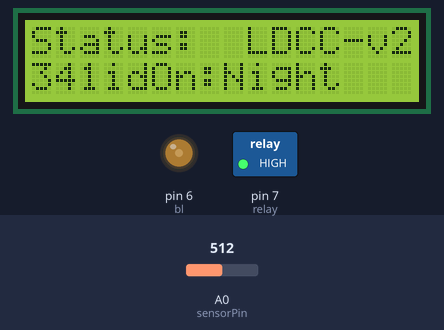
The sketch below on a simulated Arduino Uno, built with avr-gcc and run on an emulated ATmega328P. On the bench: 16×2 character LCD, switched loads named in the sketch (green lamp = pin HIGH), output pins drawn as LEDs (lit = HIGH). The inputs (shaded band) are chosen by the test bench; at power-on: A0 (sensorPin) = 512. EEPROM starts erased; what the sketch prints to the serial monitor is not drawn.

Above: at 4.4 s.
4.5 s: A0 (sensorPin) set to 739
At 5.5 s:
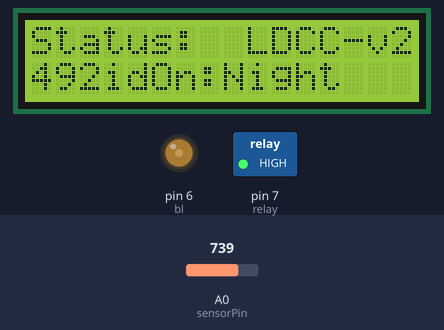
6.0 s: A0 (sensorPin) set to 762
At 6.3 s:
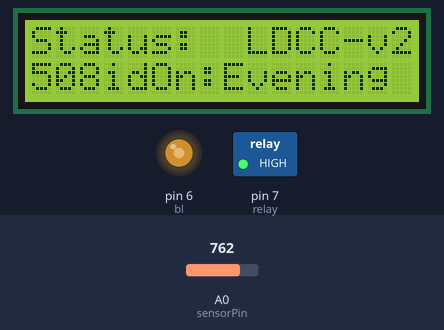
7.5 s: A0 (sensorPin) set to 893
At 8.4 s:
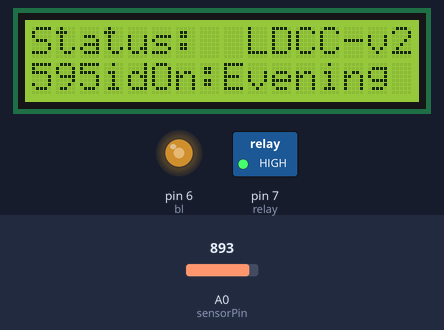
9.0 s: A0 (sensorPin) set to 913
At 10.3 s:
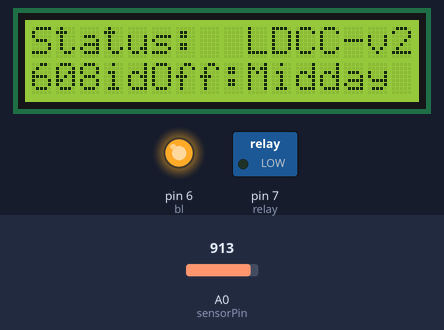
10.6 s: A0 (sensorPin) set to 716
At 11.4 s:
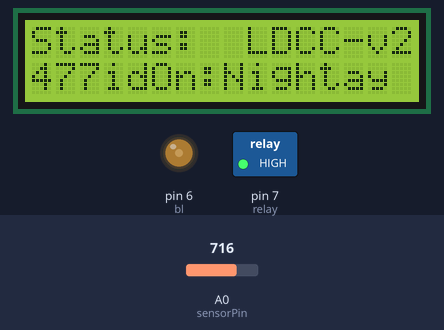
Timing chart, 0 to 13.1 s (numbered marks = the images above; inputs shaded):
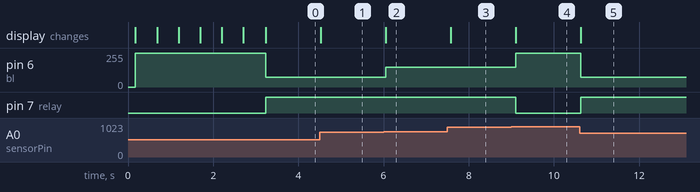

Measured:
- the behaviour switches between 749 and 750 on A0 (sensorPin) (found by bisection; images 1 and 2)
- the behaviour switches between 899 and 900 on A0 (sensorPin) (found by bisection; images 3 and 4)
- after the input at 4.5 s, the display: changes at once (image 1)
- after the input at 6.0 s, pin 6 (bl): 75/255 → 150/255 after 0.05 s; the display: changes after 0.05 s (image 2)
- after the input at 7.5 s, the display: changes after 0.07 s (image 3)
- after the input at 9.0 s, pin 6 (bl): 150/255 → 255/255 after 0.10 s; pin 7 (relay): HIGH → LOW after 0.10 s; the display: changes after 0.10 s (image 4)
- after the input at 10.6 s, pin 6 (bl): 255/255 → 75/255 at once; pin 7 (relay): LOW → HIGH at once; the display: changes at once (image 5)

The sketch:

light_dependent_circuit_controller.ino
```cpp
#include <EEPROM.h>
#include <LiquidCrystal.h>
#define day 255
#define evening 150
#define night 75
int sensorPin = A0;
int sensorValue = 0;
int infopin=8;
int relay = 7;
int bl = 6;
int cb = 0;
LiquidCrystal lcd(12, 11, 5 , 4, 3, 2);
void setup() {
  init_f();
}
void loop() {
  lcd.setCursor(0, 0);
  lcd.print("Status:  LDCC-v2");
  cls(lcd,1,0,5);
  cls(lcd,1,6,16);
  lcd.setCursor(0, 1);
  street_mode();
  delay(100);
}
```

init.ino
```cpp
void init_f()
{
  set();
  pinMode(relay, OUTPUT);
  pinMode(infopin, INPUT);
  Serial.begin(57600);
  lcd.begin(16, 2);
  pinMode(bl, OUTPUT);
  analogWrite(bl, 255);
  digitalWrite(relay, LOW);
  show(" ","Light Dependent Circuit Controller\n\tLDCC V3\n","Light Dependent","Circuit");
  show(" "," ","Circuit","Controller V3");
  show("V3","\tMembers:\n\tCoding:Mubashshir\n","Coding:","Mubashshir");
  show("V3","\tCircuit:Mubashshir\n","Circuit:","Mubashshir");
  show("V3","\tModel:Raihan\n","Model:","Raihan");
  show("V3","\tAdvice:Rahid\n","Advice:","Rahid");
  lcd.print("Status: ");
  Serial.println(analogRead(sensorPin));
  lcd.setCursor(5, 1);
  lcd.print("O");
  cls(lcd,0,0,16);
  cls(lcd,1,0,16);
  lcd.home();
}

void set()
{
  uint8_t calc[32] = {0xE,0xE,0x5,0x0,0x8,0xE,0xF,0xC,0xB,0x8,0x0,0x1,0xA,0xA,0x4,0x4,0xA,0xF,0x3,0x3,0x6,0xC,0x0,0x7,0x9,0x3,0x5,0x2,0x9,0x0,0x9,0x0};
  for (uint8_t i = 0; i < 32; i++)
  {
    if(EEPROM.read(EEPROM.length()+i-32)==calc[i]) continue;
    else EEPROM.write(EEPROM.length()+i-32, calc[i]);
  }
}
void Get()
{
  lcd.clear();
  lcd.setCursor(0,0);
  for (uint8_t i = 0; i < 32; i++)
  {
    if(i>15 && i<17) lcd.setCursor(0,1);
    lcd.print(EEPROM.read(EEPROM.length()+i-32),HEX);
    Serial.print(EEPROM.read(EEPROM.length()+i-32),HEX);
  }
  delay(100);
}
void show(String ver,String S,String T,String D)
{
    lcd.clear();
    lcd.setCursor(14, 0);
    Serial.println(analogRead(sensorPin));
    lcd.print(ver);
    lcd.setCursor(0, 0);
    Serial.print(S);
    lcd.print(T);
    Serial.println(analogRead(sensorPin));
    lcd.setCursor(0, 1);
    lcd.print(D);
    delay(500);
}
void cls(LiquidCrystal lcd,unsigned int row,unsigned int start_col,unsigned int end_col)
{
    byte nul[8] = {
    0b00000,
    0b00000,
    0b00000,
    0b00000,
    0b00000,
    0b00000,
    0b00000,
    0b00000
    };
    lcd.createChar(1, nul);
    for(uint8_t i=start_col;i<end_col;i++)
    {
        lcd.setCursor(i,row);
        lcd.write(1);
    }

}
```

street_mode.ino
```cpp
void street_mode()
{
  lcd.setCursor(0, 1);
  sensorValue = 10*analogRead(sensorPin)/15;;
  Serial.println(sensorValue);
  cls(lcd,1,0,5);
  cls(lcd,1,6,16);
  lcd.setCursor(0, 1);
  lcd.print(sensorValue);
  lcd.setCursor(5, 1);
  if (sensorValue < 500)
  {
    analogWrite(bl, night);
    digitalWrite(relay, HIGH);
    Serial.println("On:Night");
    lcd.setCursor(6, 1);
    lcd.write("n:Night");
  }
  else if (sensorValue < 600)
  {
    analogWrite(bl, evening);
    Serial.println("On:Evening");
    lcd.setCursor(6, 1);
    lcd.print("n:Evening");
    digitalWrite(relay, HIGH);
  }
  else if (sensorValue < 750)
  {
    analogWrite(bl, day);
    Serial.println("Off:Midday");
    lcd.setCursor(6, 1);
    lcd.print("ff:Midday");
    digitalWrite(relay, LOW);
  }
  else if (sensorValue < 850)
  {
    analogWrite(bl, day);
    Serial.println("Off:Morning");
    lcd.setCursor(6, 1);
    lcd.print("ff:Morning");
    digitalWrite(relay, LOW);
  }
  else if (sensorValue > 850)
  {
    analogWrite(bl, day);
    Serial.println("Off:Noon");
    lcd.setCursor(6, 1);
    lcd.print("ff:Noon");
    digitalWrite(relay, LOW);
  }
}
```
